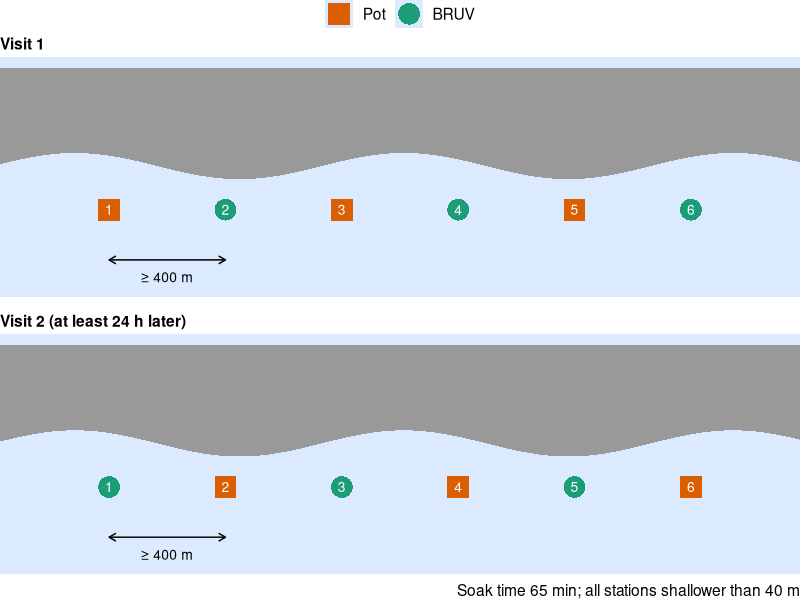

Recreate this plot in R.
## ---- chunk 1
#| label: setup
#| message: false

library(tidyverse)

gear_cols <- c(
  Pot  = "#d95f02",
  BRUV = "#1b9e77"
)
## ---- chunk 2
#| label: make-design

design <- expand_grid(
  visit = c(
    "Visit 1",
    "Visit 2 (at least 24 h later)"
  ),
  site  = 1:6
) |>
  mutate(
    gear = case_when(
      visit == "Visit 1" & site %% 2 == 1 ~ "Pot",
      visit == "Visit 1"                  ~ "BRUV",
      site %% 2 == 1                      ~ "BRUV",
      TRUE                                ~ "Pot"
    ),
    gear = factor(
      gear,
      levels = c("Pot", "BRUV")
    ),
    x    = site * 400
  )

shore <- tibble(
  x = seq(0, 2800, by = 20)
) |>
  mutate(
    y = 0.55 + 0.06 * sin(x / 180)
  )
## ---- chunk 3
#| label: fig-design-schematic
#| fig-width: 5.5
#| fig-height: 4.5

design |>
  ggplot() +
  geom_ribbon(
    data        = shore,
    mapping     = aes(
      x    = x,
      ymin = y,
      ymax = 1
    ),
    fill        = "grey60",
    inherit.aes = FALSE
  ) +
  aes(
    x      = x,
    y      = 0.35,
    colour = gear,
    shape  = gear
  ) +
  geom_point(size = 7) +
  geom_text(
    aes(label = site),
    colour = "white",
    size   = 3.5
  ) +
  annotate(
    "segment",
    x     = 400,
    xend  = 800,
    y     = 0.12,
    yend  = 0.12,
    arrow = arrow(
      ends   = "both",
      length = unit(2, "mm")
    )
  ) +
  annotate(
    "text",
    x     = 600,
    y     = 0.04,
    label = "≥ 400 m",
    size  = 3.5
  ) +
  facet_wrap(
    ~ visit,
    ncol = 1
  ) +
  scale_colour_manual(values = gear_cols) +
  scale_shape_manual(
    values = c(
      Pot  = 15,
      BRUV = 16
    )
  ) +
  coord_cartesian(
    xlim = c(150, 2650),
    ylim = c(0, 1)
  ) +
  labs(
    x       = NULL,
    y       = NULL,
    colour  = NULL,
    shape   = NULL,
    caption = "Soak time 65 min; all stations shallower than 40 m"
  ) +
  theme_void(base_size = 14) +
  theme(
    legend.position  = "top",
    strip.text       = element_text(
      face   = "bold",
      hjust  = 0,
      margin = margin(b = 4)
    ),
    panel.background = element_rect(
      fill   = "#dbeafe",
      colour = NA
    ),
    panel.spacing    = unit(4, "mm")
  )
